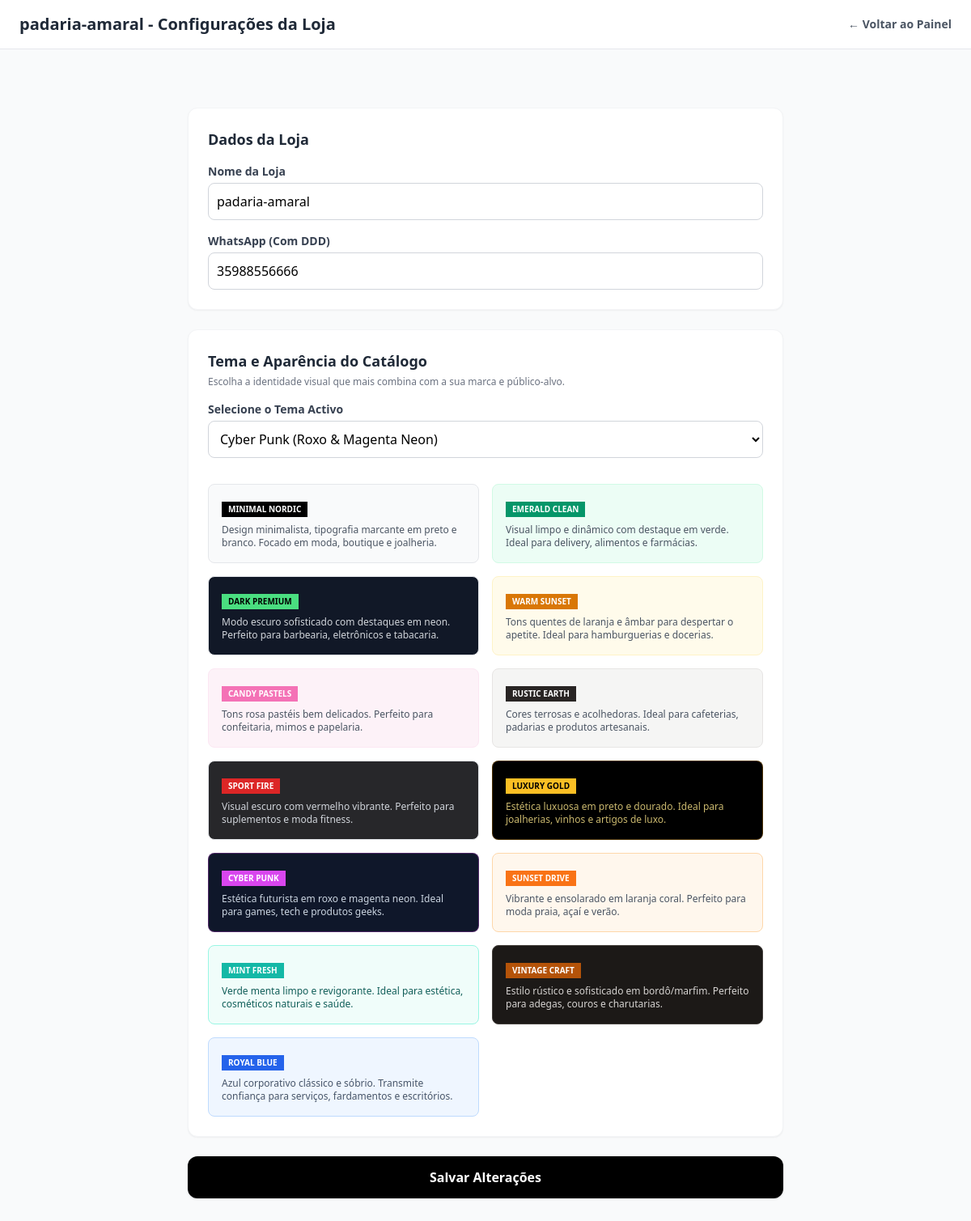
The app's page /painel/configuracoes/ (signed in) with its own data.
### catalogo/models.py (models this page shows, shortened)
class Lojista(models.Model):
    TEMAS_CHOICES = [
        ('modern_emerald', 'Emerald Clean (Verde & Padrão)'),
        ('dark_neon', 'Dark Premium (Escuro & Neon)'),
        ('warm_sunset', 'Warm Sunset (Laranja & Gourmet)'),
        ('minimal_nordic', 'Minimal Nordic (Cinza & Elegante)'),
        ('vibrant_purple', 'Vibrant Tech (Roxo & Moderno)'),
        ('candy_pastels', 'Candy Pastels (Rosa & Suave)'),
        ('rustic_earth', 'Rustic Earth (Café & Artesanal)'),
        ('sport_fire', 'Sport Fire (Preto & Vermelho)'),
        ('ocean_breeze', 'Ocean Breeze (Azul & Frescor)'),
        ('luxury_gold', 'Luxury Gold (Preto & Dourado)'),
        ('cyber_punk', 'Cyber Punk (Roxo & Magenta Neon)'),
        ('sunset_drive', 'Sunset Drive (Laranja & Coral)'),
        ('mint_fresh', 'Mint Fresh (Menta & Saúde)'),
        ('vintage_craft', 'Vintage Craft (Vinho & Retrô)'),
        ('royal_blue', 'Royal Blue (Azul & Corporativo)'),
    ]
    user = models.OneToOneField('auth.User', on_delete=models.CASCADE)
    nome_loja = models.CharField(max_length=100)
    slug = models.SlugField(unique=True)
    whatsapp = models.CharField(max_length=20)
    tema = models.CharField(max_length=30, choices=TEMAS_CHOICES, default='minimal_nordic')

### catalogo/views.py (the view)
# urls.py: path('painel/configuracoes/', views.configuracoes_lojista, name='configuracoes_lojista'),
@login_required
def configuracoes_lojista(request):
    lojista = getattr(request.user, 'lojista', None)
    if not lojista and request.user.is_superuser:
        lojista = Lojista.objects.first()
    if not lojista:
        return redirect('painel_lojista')
    if request.method == 'POST':
        form = ConfiguracaoLojistaForm(request.POST, instance=lojista)
        if form.is_valid():
            form.save()
            return redirect('configuracoes_lojista')
    else:
        form = ConfiguracaoLojistaForm(instance=lojista)
    return render(request, 'painel/configuracoes.html', {
        'form': form,
        'lojista': lojista
    })

### catalogo/forms.py
class ConfiguracaoLojistaForm(forms.ModelForm):
    class Meta:
        model = Lojista
        fields = ['nome_loja', 'whatsapp', 'tema']
        widgets = {
            'nome_loja': forms.TextInput(attrs={
                'class': 'w-full p-2.5 border border-gray-300 rounded-lg focus:ring-2 focus:ring-black focus:outline-none'
            }),
            'whatsapp': forms.TextInput(attrs={
                'class': 'w-full p-2.5 border border-gray-300 rounded-lg focus:ring-2 focus:ring-black focus:outline-none',
                'placeholder': 'Ex: 5535999998888'
            }),
            'tema': forms.Select(attrs={
                'class': 'w-full p-2.5 border border-gray-300 rounded-lg focus:ring-2 focus:ring-black focus:outline-none bg-white'
            }),
        }

### catalogo/templates/painel/configuracoes.html (shortened to what this page needs)
<!DOCTYPE html>
<html lang="pt-br">
<head>
    <script src="https://cdn.tailwindcss.com"></script>
</head>
<body class="bg-gray-50 min-h-screen pb-12">
    <nav class="bg-white border-b px-6 py-4 flex justify-between items-center">
        <h1 class="font-bold text-xl text-gray-800">{{ lojista.nome_loja }} - Configurações da Loja</h1>
        <a href="{% url 'painel_lojista' %}" class="text-sm text-gray-600 hover:text-gray-900 font-semibold">
            ← Voltar ao Painel
        </a>
    </nav>
    <main class="max-w-3xl mx-auto mt-8 p-4 space-y-6">
        <form method="post" class="space-y-6">
            <div class="bg-white p-6 rounded-xl shadow-sm border border-gray-100">
                <h2 class="text-lg font-bold text-gray-800 mb-4">Dados da Loja</h2>
                <div class="space-y-4">
                    <div>
                        <label class="block text-sm font-semibold text-gray-700 mb-1">Nome da Loja</label>
                        {{ form.nome_loja }}
                    </div>
                    <div>
                        <label class="block text-sm font-semibold text-gray-700 mb-1">WhatsApp (Com DDD)</label>
                        {{ form.whatsapp }}
                    </div>
                </div>
            </div>
            <div class="bg-white p-6 rounded-xl shadow-sm border border-gray-100">
                <h2 class="text-lg font-bold text-gray-800 mb-1">Tema e Aparência do Catálogo</h2>
                <p class="text-xs text-gray-500 mb-4">Escolha a identidade visual que mais combina com a sua marca e público-alvo.</p>
                <div class="mb-6">
                    <label class="block text-sm font-semibold text-gray-700 mb-1">Selecione o Tema Activo</label>
                    {{ form.tema }}
                </div>
                <div class="grid grid-cols-1 md:grid-cols-2 gap-4 pt-2">
                    <div class="border rounded-lg p-4 bg-gray-50">
                        <span class="inline-block px-2 py-0.5 text-[10px] font-bold uppercase bg-black text-white mb-2">Minimal Nordic</span>
                        <p class="text-xs text-gray-600">Design minimalista, tipografia marcante em preto e branco. Focado em moda, boutique e joalheria.</p>
                    </div>
                    <div class="border rounded-lg p-4 bg-emerald-50 border-emerald-100">
                        <span class="inline-block px-2 py-0.5 text-[10px] font-bold uppercase bg-emerald-600 text-white mb-2">Emerald Clean</span>
                        <p class="text-xs text-gray-600">Visual limpo e dinâmico com destaque em verde. Ideal para delivery, alimentos e farmácias.</p>
                    </div>
                    <div class="border rounded-lg p-4 bg-gray-900 text-white">
                        <span class="inline-block px-2 py-0.5 text-[10px] font-bold uppercase bg-green-400 text-black mb-2">Dark Premium</span>
                        <p class="text-xs text-gray-300">Modo escuro sofisticado com destaques em neon. Perfeito para barbearia, eletrônicos e tabacaria.</p>
                    </div>
                    <div class="border rounded-lg p-4 bg-amber-50 border-amber-100">
                        <span class="inline-block px-2 py-0.5 text-[10px] font-bold uppercase bg-amber-600 text-white mb-2">Warm Sunset</span>
                        <p class="text-xs text-gray-600">Tons quentes de laranja e âmbar para despertar o apetite. Ideal para hamburguerias e docerias.</p>
                    </div>
                    <div class="border rounded-lg p-4 bg-pink-50 border-pink-100">
                        <span class="inline-block px-2 py-0.5 text-[10px] font-bold uppercase bg-pink-400 text-white mb-2">Candy Pastels</span>
                        <p class="text-xs text-gray-600">Tons rosa pastéis bem delicados. Perfeito para confeitaria, mimos e papelaria.</p>
                    </div>
                    <div class="border rounded-lg p-4 bg-stone-100 border-stone-200">
                        <span class="inline-block px-2 py-0.5 text-[10px] font-bold uppercase bg-stone-800 text-white mb-2">Rustic Earth</span>
                        <p class="text-xs text-gray-600">Cores terrosas e acolhedoras. Ideal para cafeterias, padarias e produtos artesanais.</p>
                    </div>
                    <div class="border rounded-lg p-4 bg-zinc-800 text-white">
                        <span class="inline-block px-2 py-0.5 text-[10px] font-bold uppercase bg-red-600 text-white mb-2">Sport Fire</span>
                        <p class="text-xs text-gray-300">Visual escuro com vermelho vibrante. Perfeito para suplementos e moda fitness.</p>
                    </div>
                    <div class="border rounded-lg p-4 bg-black text-amber-300 border-amber-500/30">
                        <span class="inline-block px-2 py-0.5 text-[10px] font-bold uppercase bg-amber-400 text-black mb-2">Luxury Gold</span>
                        <p class="text-xs text-amber-200/80">Estética luxuosa em preto e dourado. Ideal para joalherias, vinhos e artigos de luxo.</p>
                    </div>
                    <div class="border rounded-lg p-4 bg-slate-900 text-fuchsia-400 border-fuchsia-500/30">
                        <span class="inline-block px-2 py-0.5 text-[10px] font-bold uppercase bg-fuchsia-500 text-white mb-2">Cyber Punk</span>
                        <p class="text-xs text-slate-300">Estética futurista em roxo e magenta neon. Ideal para games, tech e produtos geeks.</p>
                    </div>
                    <div class="border rounded-lg p-4 bg-orange-50 border-orange-200">
                        <span class="inline-block px-2 py-0.5 text-[10px] font-bold uppercase bg-orange-500 text-white mb-2">Sunset Drive</span>
                        <p class="text-xs text-gray-600">Vibrante e ensolarado em laranja coral. Perfeito para moda praia, açaí e verão.</p>
                    </div>
                    <div class="border rounded-lg p-4 bg-teal-50 border-teal-200">
                        <span class="inline-block px-2 py-0.5 text-[10px] font-bold uppercase bg-teal-500 text-white mb-2">Mint Fresh</span>
                        <p class="text-xs text-teal-800">Verde menta limpo e revigorante. Ideal para estética, cosméticos naturais e saúde.</p>
                    </div>
                    <div class="border rounded-lg p-4 bg-stone-900 text-amber-200 border-stone-700">
                        <span class="inline-block px-2 py-0.5 text-[10px] font-bold uppercase bg-amber-700 text-white mb-2">Vintage Craft</span>
                        <p class="text-xs text-stone-300">Estilo rústico e sofisticado em bordô/marfim. Perfeito para adegas, couros e charutarias.</p>
                    </div>
                    <div class="border rounded-lg p-4 bg-blue-50 border-blue-200">
                        <span class="inline-block px-2 py-0.5 text-[10px] font-bold uppercase bg-blue-600 text-white mb-2">Royal Blue</span>
                        <p class="text-xs text-slate-600">Azul corporativo clássico e sóbrio. Transmite confiança para serviços, fardamentos e escritórios.</p>
                    </div>
                </div>
            </div>
            <button type="submit" class="w-full bg-black hover:bg-gray-800 text-white font-bold py-3.5 rounded-xl shadow transition">
                Salvar Alterações
            </button>
        </form>
    </main>
</body>
</html>

### records on screen
Lojista: nome_loja "padaria-amaral", whatsapp "35988556666", tema "Cyber Punk (Roxo & Magenta Neon)"
